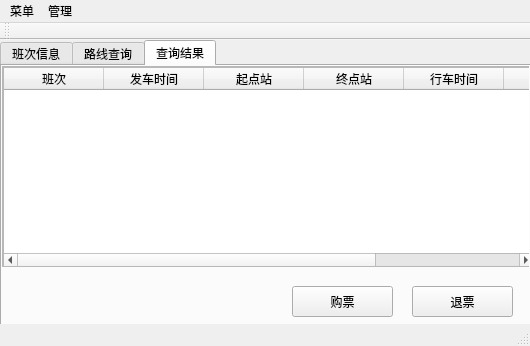
<?xml version="1.0" encoding="UTF-8"?>
<ui version="4.0">
 <class>MainWindow</class>
 <widget class="QMainWindow" name="MainWindow">
  <property name="geometry">
   <rect>
    <x>0</x>
    <y>0</y>
    <width>530</width>
    <height>346</height>
   </rect>
  </property>
  <property name="windowTitle">
   <string>车票管理系统</string>
  </property>
  <widget class="QWidget" name="centralWidget">
   <widget class="QTabWidget" name="tabWidget">
    <property name="geometry">
     <rect>
      <x>0</x>
      <y>0</y>
      <width>531</width>
      <height>291</height>
     </rect>
    </property>
    <property name="currentIndex">
     <number>2</number>
    </property>
    <widget class="QWidget" name="runsInformation">
     <attribute name="title">
      <string>班次信息</string>
     </attribute>
     <widget class="QScrollArea" name="scrollArea">
      <property name="geometry">
       <rect>
        <x>0</x>
        <y>0</y>
        <width>531</width>
        <height>201</height>
       </rect>
      </property>
      <property name="sizePolicy">
       <sizepolicy hsizetype="Preferred" vsizetype="Preferred">
        <horstretch>0</horstretch>
        <verstretch>0</verstretch>
       </sizepolicy>
      </property>
      <property name="widgetResizable">
       <bool>true</bool>
      </property>
      <widget class="QWidget" name="scrollAreaWidgetContents">
       <property name="geometry">
        <rect>
         <x>0</x>
         <y>0</y>
         <width>529</width>
         <height>199</height>
        </rect>
       </property>
       <widget class="QTableWidget" name="runsInformationTable">
        <property name="geometry">
         <rect>
          <x>0</x>
          <y>0</y>
          <width>531</width>
          <height>201</height>
         </rect>
        </property>
        <column>
         <property name="text">
          <string>班次</string>
         </property>
         <property name="textAlignment">
          <set>AlignCenter</set>
         </property>
        </column>
        <column>
         <property name="text">
          <string>发车时间</string>
         </property>
         <property name="textAlignment">
          <set>AlignCenter</set>
         </property>
        </column>
        <column>
         <property name="text">
          <string>起点站</string>
         </property>
         <property name="textAlignment">
          <set>AlignCenter</set>
         </property>
        </column>
        <column>
         <property name="text">
          <string>终点站</string>
         </property>
         <property name="textAlignment">
          <set>AlignCenter</set>
         </property>
        </column>
        <column>
         <property name="text">
          <string>行车时间</string>
         </property>
         <property name="textAlignment">
          <set>AlignCenter</set>
         </property>
        </column>
        <column>
         <property name="text">
          <string>额定载量</string>
         </property>
         <property name="textAlignment">
          <set>AlignCenter</set>
         </property>
        </column>
        <column>
         <property name="text">
          <string>已售票</string>
         </property>
         <property name="textAlignment">
          <set>AlignCenter</set>
         </property>
        </column>
       </widget>
      </widget>
     </widget>
     <widget class="QPushButton" name="buyButton">
      <property name="geometry">
       <rect>
        <x>290</x>
        <y>220</y>
        <width>101</width>
        <height>31</height>
       </rect>
      </property>
      <property name="text">
       <string>购票</string>
      </property>
     </widget>
     <widget class="QPushButton" name="refundButton">
      <property name="geometry">
       <rect>
        <x>410</x>
        <y>220</y>
        <width>101</width>
        <height>31</height>
       </rect>
      </property>
      <property name="text">
       <string>退票</string>
      </property>
     </widget>
    </widget>
    <widget class="QWidget" name="routeSearch">
     <attribute name="title">
      <string>路线查询</string>
     </attribute>
     <widget class="QRadioButton" name="byRunsRadioButton">
      <property name="geometry">
       <rect>
        <x>30</x>
        <y>70</y>
        <width>89</width>
        <height>16</height>
       </rect>
      </property>
      <property name="text">
       <string>按班次查询</string>
      </property>
     </widget>
     <widget class="QRadioButton" name="byStationRadioButton">
      <property name="geometry">
       <rect>
        <x>30</x>
        <y>150</y>
        <width>89</width>
        <height>16</height>
       </rect>
      </property>
      <property name="text">
       <string>按终点站查询</string>
      </property>
     </widget>
     <widget class="QLabel" name="runsNumberLabel">
      <property name="geometry">
       <rect>
        <x>150</x>
        <y>70</y>
        <width>54</width>
        <height>12</height>
       </rect>
      </property>
      <property name="text">
       <string>班次号：</string>
      </property>
     </widget>
     <widget class="QLineEdit" name="runsNumberLineEdit">
      <property name="geometry">
       <rect>
        <x>210</x>
        <y>60</y>
        <width>171</width>
        <height>31</height>
       </rect>
      </property>
     </widget>
     <widget class="QPushButton" name="searchButton">
      <property name="geometry">
       <rect>
        <x>404</x>
        <y>100</y>
        <width>91</width>
        <height>51</height>
       </rect>
      </property>
      <property name="text">
       <string>查询</string>
      </property>
     </widget>
     <widget class="QLineEdit" name="startStationLineEdit">
      <property name="geometry">
       <rect>
        <x>210</x>
        <y>120</y>
        <width>171</width>
        <height>31</height>
       </rect>
      </property>
     </widget>
     <widget class="QLineEdit" name="endStationLineEdit">
      <property name="geometry">
       <rect>
        <x>210</x>
        <y>160</y>
        <width>171</width>
        <height>31</height>
       </rect>
      </property>
     </widget>
     <widget class="QLabel" name="startStationLabel">
      <property name="geometry">
       <rect>
        <x>150</x>
        <y>130</y>
        <width>54</width>
        <height>12</height>
       </rect>
      </property>
      <property name="text">
       <string>起点站：</string>
      </property>
     </widget>
     <widget class="QLabel" name="endStationLabel">
      <property name="geometry">
       <rect>
        <x>150</x>
        <y>170</y>
        <width>54</width>
        <height>12</height>
       </rect>
      </property>
      <property name="text">
       <string>终点站：</string>
      </property>
     </widget>
    </widget>
    <widget class="QWidget" name="searchResult">
     <attribute name="title">
      <string>查询结果</string>
     </attribute>
     <widget class="QScrollArea" name="scrollArea_2">
      <property name="geometry">
       <rect>
        <x>0</x>
        <y>0</y>
        <width>531</width>
        <height>201</height>
       </rect>
      </property>
      <property name="sizePolicy">
       <sizepolicy hsizetype="Preferred" vsizetype="Preferred">
        <horstretch>0</horstretch>
        <verstretch>0</verstretch>
       </sizepolicy>
      </property>
      <property name="widgetResizable">
       <bool>true</bool>
      </property>
      <widget class="QWidget" name="scrollAreaWidgetContents_2">
       <property name="geometry">
        <rect>
         <x>0</x>
         <y>0</y>
         <width>529</width>
         <height>199</height>
        </rect>
       </property>
       <widget class="QTableWidget" name="searchRunsInformationTable">
        <property name="geometry">
         <rect>
          <x>0</x>
          <y>0</y>
          <width>531</width>
          <height>201</height>
         </rect>
        </property>
        <column>
         <property name="text">
          <string>班次</string>
         </property>
         <property name="textAlignment">
          <set>AlignCenter</set>
         </property>
        </column>
        <column>
         <property name="text">
          <string>发车时间</string>
         </property>
         <property name="textAlignment">
          <set>AlignCenter</set>
         </property>
        </column>
        <column>
         <property name="text">
          <string>起点站</string>
         </property>
         <property name="textAlignment">
          <set>AlignCenter</set>
         </property>
        </column>
        <column>
         <property name="text">
          <string>终点站</string>
         </property>
         <property name="textAlignment">
          <set>AlignCenter</set>
         </property>
        </column>
        <column>
         <property name="text">
          <string>行车时间</string>
         </property>
         <property name="textAlignment">
          <set>AlignCenter</set>
         </property>
        </column>
        <column>
         <property name="text">
          <string>额定载量</string>
         </property>
         <property name="textAlignment">
          <set>AlignCenter</set>
         </property>
        </column>
        <column>
         <property name="text">
          <string>已售票</string>
         </property>
         <property name="textAlignment">
          <set>AlignCenter</set>
         </property>
        </column>
       </widget>
      </widget>
     </widget>
     <widget class="QPushButton" name="searchRefundButton">
      <property name="geometry">
       <rect>
        <x>410</x>
        <y>220</y>
        <width>101</width>
        <height>31</height>
       </rect>
      </property>
      <property name="text">
       <string>退票</string>
      </property>
     </widget>
     <widget class="QPushButton" name="searchBuyButton">
      <property name="geometry">
       <rect>
        <x>290</x>
        <y>220</y>
        <width>101</width>
        <height>31</height>
       </rect>
      </property>
      <property name="text">
       <string>购票</string>
      </property>
     </widget>
    </widget>
   </widget>
  </widget>
  <widget class="QToolBar" name="mainToolBar">
   <property name="windowTitle">
    <string>车票管理系统</string>
   </property>
   <attribute name="toolBarArea">
    <enum>TopToolBarArea</enum>
   </attribute>
   <attribute name="toolBarBreak">
    <bool>false</bool>
   </attribute>
  </widget>
  <widget class="QStatusBar" name="statusBar"/>
  <widget class="QMenuBar" name="menuBar">
   <property name="geometry">
    <rect>
     <x>0</x>
     <y>0</y>
     <width>530</width>
     <height>23</height>
    </rect>
   </property>
   <widget class="QMenu" name="menu">
    <property name="title">
     <string>菜单</string>
    </property>
    <addaction name="actionSave"/>
    <addaction name="actionLoad"/>
    <addaction name="separator"/>
    <addaction name="actionQuit"/>
   </widget>
   <widget class="QMenu" name="menu_2">
    <property name="title">
     <string>管理</string>
    </property>
    <addaction name="actionAddRuns"/>
    <addaction name="actionDeleteRuns"/>
    <addaction name="actionAlter"/>
   </widget>
   <addaction name="menu"/>
   <addaction name="menu_2"/>
  </widget>
  <action name="actionQuit">
   <property name="text">
    <string>退出</string>
   </property>
  </action>
  <action name="actionAddRuns">
   <property name="text">
    <string>增加班次</string>
   </property>
  </action>
  <action name="actionDeleteRuns">
   <property name="text">
    <string>删除班次</string>
   </property>
  </action>
  <action name="actionLoad">
   <property name="text">
    <string>从文件读取班次</string>
   </property>
  </action>
  <action name="actionSave">
   <property name="text">
    <string>保存班次到文件</string>
   </property>
  </action>
  <action name="actionAlter">
   <property name="text">
    <string>修改班次</string>
   </property>
  </action>
 </widget>
 <layoutdefault spacing="6" margin="11"/>
 <resources/>
 <connections/>
 <slots>
  <slot>getInformation(QString,QString,QString,QString,QString,QString,QString)</slot>
 </slots>
</ui>
